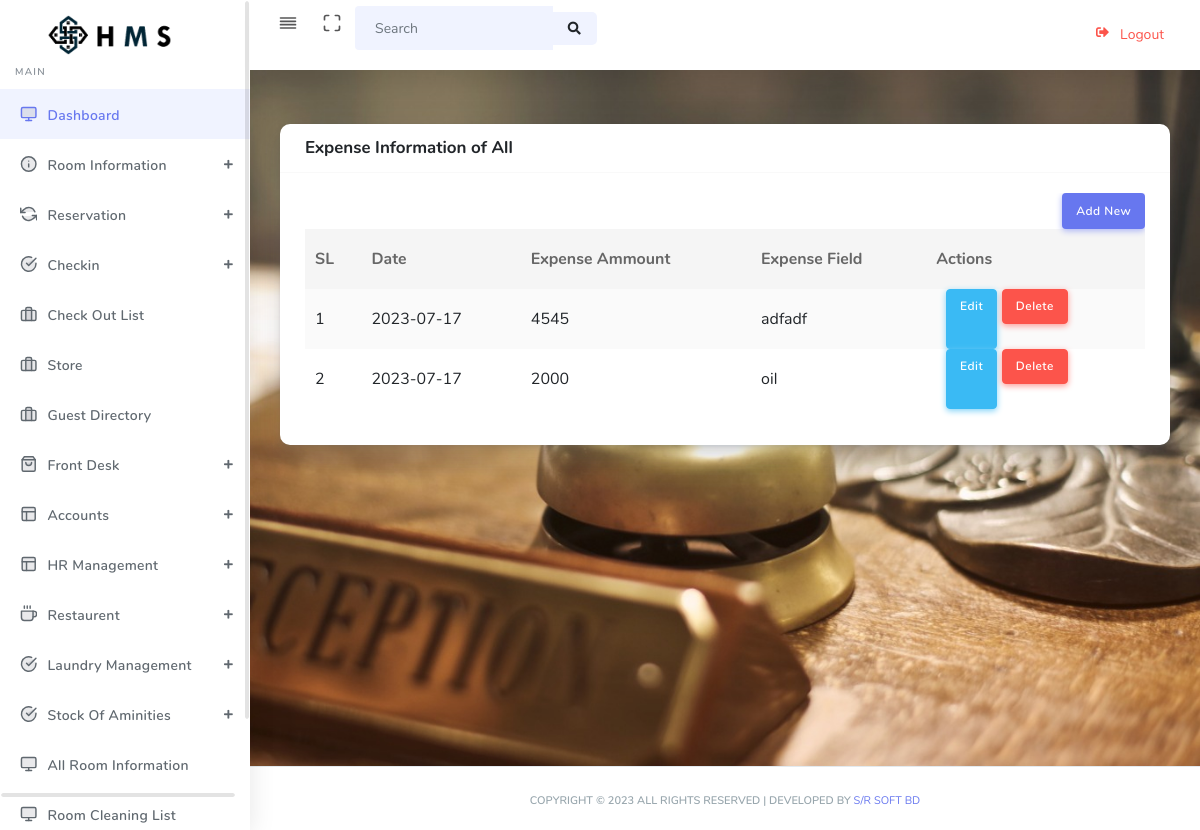
The page /expense_list.php?stage=All (signed in) on the database its author committed.
### tables this page shows
CREATE TABLE IF NOT EXISTS `expences` (
  `id` int(11) NOT NULL AUTO_INCREMENT,
  `expense_ammount` int(11) NOT NULL,
  `expense_date` date NOT NULL,
  `expense_reason` varchar(255) NOT NULL,
  `hotel_name` varchar(255) DEFAULT NULL,
  `month` varchar(30) DEFAULT NULL,
  `year` varchar(30) DEFAULT NULL,
  PRIMARY KEY (`id`)
);

### session.php (called while the page is built, shortened)
<?php
$conn = mysqli_connect("localhost", "unicoit_hms_admin", "123@jAmifree", "unicoit_hms");
$user_check = $_SESSION['login_user'];
$query = "SELECT username from admin where username = '$user_check'";
$ses_sql = mysqli_query($conn, $query);
$row = mysqli_fetch_assoc($ses_sql);
$login_session = $row['username'];

### expense_list.php (the view, shortened to what this page needs)
<?php include 'header.php';
$stage = $_GET['stage'];
?>
<section class="section">
    <div class="section-body">
        <div class="row">
            <div class="col-12">
                <div class="card">
                    <div class="card-header">
                        <h4 class="text-center">Expense Information of <?php echo $stage?></h4>
                    </div>
                    <div class="card-body">
                        <div class="table-responsive">
                            <div class="text-right">
                                <a href="add_expense.php" class="btn btn-icon icon-left btn-primary"> Add New</a>
                            </div>
                            <table class="table table-striped table-hover" id="tableExport" style="width:100%;">
                                <thead>
                                    <tr>
                                        <th>SL</th>
                                        <th>Date</th>
                                        <th>Expense Ammount</th>
                                        <th>Expense Field</th>
                                        <th>Actions</th>
                                    </tr>
                                </thead>
                                <tbody>
                                    <?php
                                    if($stage=='All'){
                                        $sl = 1;
                                        $sql = "SELECT * FROM expences where hotel_name='$hotel' order by id ASC";
                                        $result = $conn->query($sql);
                                        if ($result->num_rows > 0) {
                                            while ($row = $result->fetch_assoc()) {
                                    ?>
                                                <tr>
                                                    <td><?php echo  $sl++ ?></td>
                                                    <td><?php echo $row['expense_date'] ?></td>
                                                    <td style="background-color:<?php echo $background_color ?>"><?php echo $row['expense_ammount'] ?></td>
                                                   <td><?php echo $row['expense_reason'] ?></td>
                                                     <td style="display:flex">
                                                     <a href="edit_expense.php?id=<?php echo $row['id'] ?>" class="btn btn-success btn-info custom_btn_info" style="margin-left:10px">Edit</a>
                                                    <form action="delete_expense.php?id=<?php echo $row['id']?>" method="post">
                                                        <button type="submit" class="btn btn-icon btn-danger" style="margin-left: 5px">Delete</button>
                                                    </form></td>
                                                </tr>
                                    <?php }
                                        }}
                                    ?>
                                </tbody>
                            </table>
                        </div>
                    </div>
                </div>
            </div>
        </div>
    </div>
</section>
<?php include 'footer.php' ?>

### rows shown on the page
expences: expense_date "2023-07-17", expense_ammount "4545", expense_reason "adfadf"
expences: expense_date "2023-07-17", expense_ammount "2000", expense_reason "oil"

### other values the page prints
$stage "All"
